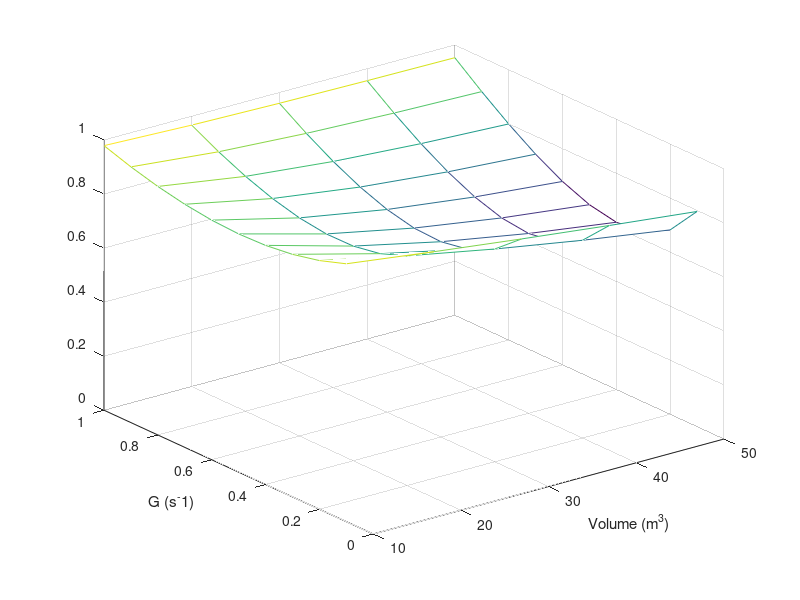

This figure's MATLAB source:
    clear
    clc
    %Variables
    %Note that code works only for m=3 or larger
    m=5;
    K_a=5.23*10^-5;     
    K_b=4.95*10^-5;   %s^-1
    q=0.05/10;        %m^3/s
    G=[0.1];  %s^-1
    V=[10];  %m^3
    deltaG=0.1;
    deltaV=10;
    n_design_G=10;
    n_design_V=5;
    
    %Define possible design parameters
    for h=2:n_design_G
        G(h)=G(1)+(h-1)*deltaG;  %s^-1
    end
    
     %Define possible design parameters
    for h=2:n_design_V
        V(h)=V(1)+(h-1)*deltaV; %m^3
    end
    

    %Define Oil Ratio Results
    Oilratio=ones(length(G),length(V));
    
    %Calculates oil seperation results for all given configurations
    for k=1:length(G)
        for l=1:length(V)
            %Calculate Numerator
            Numerator=(1+K_a*G(k)*V(l)/q)^m;


            %Calculate Denominator
            Denominator_matrix=ones(1,m+1);
            Denominator_matrix(2)=K_b*G(k)^2*V(l)/q;

            %Creates base terms for denominator without (1+K_aG(k)V(l)/q)
            for i=3:m+1
                Denominator_matrix(i)=K_b*G(k)^2*V(l)/q;
            end

            %Multiplies (1+K_aG(k)V(l)/q) to the appropriate terms
            for i=3:m+1
                for j=1:i-2
                    Denominator_matrix(i)=Denominator_matrix(i)*(1+K_a*G(k)*V(l)/q);
                end
            end

            %Calculates denominator
            Denominator=sum(Denominator_matrix);

            %Calculates oil ratio n_o/n_m
            Numerator;
            Denominator_matrix;
            Oilratio(k,l)=Numerator/Denominator;
            FractionalOilRemainder=Oilratio.^-1
        end 
    end
     
    V
    G
    Oilratio
    %Plot Data
    mesh(V,G,FractionalOilRemainder)
    xlabel("Volume (m^3)")
    ylabel("G (s^-1)")
    zlim([0 1])